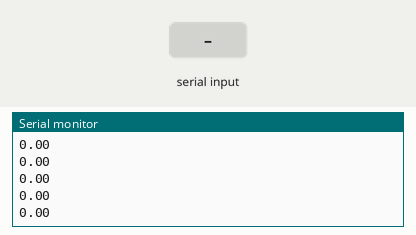
Bench run of a sketch on a simulated Arduino Uno, built with avr-gcc and run on an emulated ATmega328P. On the bench: the last lines printed to the serial monitor. The test bench sets the inputs (shaded band).

Above: at 1.2 s.
1.3 s: "90,45\n" received over Serial
At 2.1 s:
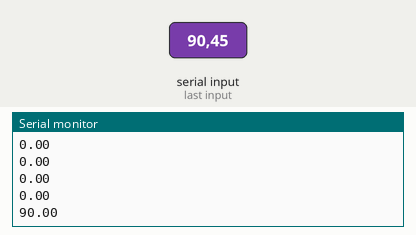
2.8 s: "5\n" received over the second serial link
4.3 s: "30,150\n" received over Serial
At 4.9 s:
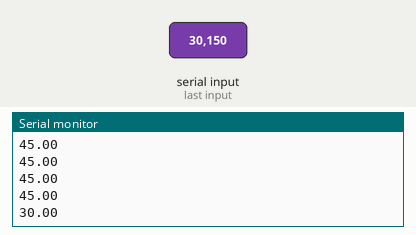
5.8 s: "30,150\n" received over the second serial link
Timing chart, 0 to 8.3 s (numbered marks = the images above; inputs shaded):
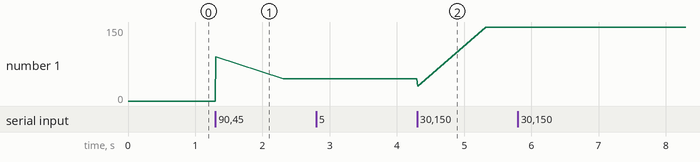

Measured:
- after the input at 1.3 s, the serial monitor: prints a new line at once (image 1)
- after the input at 4.3 s, the serial monitor: prints a new line at once (image 2)
- plotted number 1: 0 → 45 after the input at 1.3 s, 45 → 150 after the input at 4.3 s

The sketch:

controller.ino
```cpp
//kode untuk bagian controller + input target dan variabel kendali
//include library
#include <SoftwareSerial.h>
#include <math.h>

//deklarasi variabel
float input = 0; //target (bisa diinput juga saat run

//variabel PID
float Kp = 10;
float Kd = 0.1;
float Ki = 5;
float T = 0.02;
float a = 2/T;

float currentErr = 0;
float prevErr = 0;
float prev2Err = 0;
float currentCtrl = 0;
float prevCtrl = 0;
float prev2Ctrl = 0;
float currentOutput = 0;
float prevOutput = 0;
float prev2Output = 0;

//inisialisasi Tx dan Rx yang baru
SoftwareSerial mySerial = SoftwareSerial(5, 6);

//setup baud rate
void setup() {
  Serial.begin(9600);
  mySerial.begin(9600);
}

void loop() {
  //terima target dari serial
  if (Serial.available() > 0) {
    input = Serial.parseFloat(SKIP_ALL, '\n');
  }
  //baca output plant
  if (mySerial.available() > 0) {
    currentOutput = mySerial.parseFloat(SKIP_ALL, '\n');
  }

  //hitung error
  currentErr = input - prevOutput;

  //rumus PID
  currentCtrl = (1.0/a)*((a*Kp+Ki+powf(a,2)*Kd)*currentErr + 2.0*(Ki-powf(a,2)*Kd)*prevErr + (powf(a,2)*Kd-a*Kp+Ki)*prev2Err + a*prev2Ctrl) ;

  //output input ke serial monitor, output cntroller ke plant
  Serial.println(input);
  mySerial.println(currentCtrl);

  delay(T);

  //simpan iterasi sebelumnya
  prev2Err = prevErr;
  prevErr = currentErr;
  prev2Ctrl = prevCtrl;
  prevCtrl = currentCtrl;
  prev2Output = prevOutput;
  prevOutput = currentOutput;
}
```
